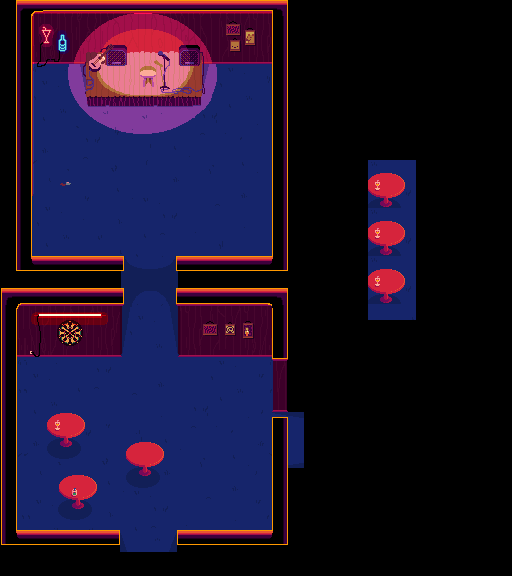

A 2D game scene composited from a Tiled map and its tileset images. What follows is a short description and the map's XML, with every tile layer's data as written:
An orthogonal 32x36 tile map with 16x16 px tiles, 2 tile layers (patrones, pared) and 22 objects.

<map version="1.4" tiledversion="1.4.1" orientation="orthogonal" renderorder="right-down" width="32" height="36" tilewidth="16" tileheight="16" infinite="0" nextlayerid="8" nextobjectid="72">
 <tileset firstgid="1" source="fondo.tsx" />
 <layer id="1" name="patrones" width="32" height="36">
  <data encoding="csv">
2,0,0,0,0,0,0,0,0,0,0,0,0,0,0,0,0,0,20,0,0,0,0,0,0,0,0,0,0,0,0,0,
23,0,0,0,0,0,0,0,0,0,0,0,0,0,0,0,0,0,41,0,0,0,0,0,0,0,0,0,0,0,0,0,
44,0,0,0,0,0,0,0,0,0,0,0,0,0,0,0,0,0,62,0,0,0,0,0,0,0,0,0,0,0,0,0,
65,0,0,0,0,0,0,0,0,0,0,0,0,0,0,0,0,0,83,0,0,0,0,0,0,0,0,0,0,0,0,0,
86,0,88,89,90,91,92,93,94,95,96,97,98,99,100,101,102,0,104,0,0,0,0,0,0,0,0,0,0,0,0,0,
107,0,109,110,111,112,113,114,115,116,117,118,119,120,121,122,123,0,125,0,0,0,0,0,0,0,0,0,0,0,0,0,
128,0,130,131,132,133,134,135,136,137,138,139,140,141,142,143,144,0,146,0,0,0,0,0,0,0,0,0,0,0,0,0,
149,0,151,152,153,154,155,156,157,158,159,160,161,162,163,164,165,0,167,0,0,0,0,0,0,0,0,0,0,0,0,0,
170,0,172,173,174,175,176,177,178,179,180,181,182,183,184,185,186,0,0,0,0,0,0,0,0,0,0,0,0,0,0,0,
191,0,193,194,195,196,197,198,199,200,201,202,203,204,205,206,207,0,0,0,0,0,0,0,0,0,0,0,0,0,0,0,
212,0,214,215,216,217,218,219,220,221,222,223,224,225,226,227,228,0,0,0,0,0,0,530,531,532,0,0,0,0,0,0,
233,0,235,236,237,238,239,240,241,242,243,244,245,246,247,248,249,0,251,0,0,0,0,551,552,553,0,0,0,0,0,0,
254,0,256,257,258,259,260,261,262,263,264,265,266,267,268,269,270,0,272,0,0,0,0,572,573,574,0,0,0,0,0,0,
275,0,277,278,279,280,281,282,283,284,285,286,287,288,289,290,291,0,293,0,0,0,0,530,531,532,0,0,0,0,0,0,
296,0,298,299,300,301,302,303,304,305,306,307,308,309,310,311,312,0,314,0,0,0,0,551,552,553,0,0,0,0,0,0,
317,0,319,320,321,322,323,324,325,326,327,328,329,330,331,332,333,0,335,0,0,0,0,572,573,574,0,0,0,0,0,0,
338,0,0,0,0,0,0,0,346,347,348,0,0,0,0,0,0,0,356,0,0,0,0,530,531,532,0,0,0,0,0,0,
359,360,361,362,363,364,365,366,367,368,369,370,371,372,373,374,375,376,377,0,0,0,0,551,552,553,0,0,0,0,0,0,
0,0,0,0,0,0,0,0,388,389,390,0,0,0,0,0,0,0,398,0,0,0,0,572,573,574,0,0,0,0,0,0,
0,0,0,0,0,0,0,0,409,410,411,0,0,0,0,0,0,0,419,0,0,0,0,517,518,519,0,0,0,0,0,0,
0,0,0,0,0,0,0,0,430,431,432,0,0,0,0,0,0,0,440,0,0,0,0,0,0,0,0,0,0,0,0,0,
0,0,0,0,0,0,0,0,451,452,453,0,0,0,0,0,0,0,461,0,0,0,0,0,0,0,0,0,0,0,0,0,
0,465,466,467,468,469,470,471,472,473,474,475,476,477,478,479,480,0,482,0,0,0,0,0,0,0,0,0,0,0,0,0,
0,486,487,488,489,490,491,492,493,494,495,496,497,498,499,500,501,0,503,0,0,0,0,0,0,0,0,0,0,0,0,0,
0,507,508,509,510,511,512,513,514,515,516,517,518,519,520,521,522,0,524,0,0,0,0,0,0,0,0,0,0,0,0,0,
0,528,529,530,531,532,533,534,535,536,537,538,539,540,541,542,543,0,545,0,0,0,0,0,0,0,0,0,0,0,0,0,
0,549,550,551,552,553,554,555,556,557,558,559,560,561,562,563,564,0,566,0,0,0,0,0,0,0,0,0,0,0,0,0,
0,570,571,572,573,574,575,576,577,578,579,580,581,582,583,584,585,0,587,0,0,0,0,0,0,0,0,0,0,0,0,0,
0,591,592,593,594,595,596,597,598,599,600,601,602,603,604,605,606,0,608,0,0,0,0,0,0,0,0,0,0,0,0,0,
0,612,613,614,615,616,617,618,619,620,621,622,623,624,625,626,627,0,629,0,0,0,0,0,0,0,0,0,0,0,0,0,
0,633,634,635,636,637,638,639,640,641,642,643,644,645,646,647,648,0,650,0,0,0,0,0,0,0,0,0,0,0,0,0,
0,654,655,656,657,658,659,660,661,662,663,664,665,666,667,668,669,0,671,0,0,0,0,0,0,0,0,0,0,0,0,0,
0,675,676,677,678,679,680,681,682,683,684,685,686,687,688,689,690,0,692,0,0,0,0,0,0,0,0,0,0,0,0,0,
0,0,0,0,0,0,0,702,703,704,705,0,0,0,0,0,0,0,713,0,0,0,0,0,0,0,0,0,0,0,0,0,
716,717,718,719,720,721,722,723,724,725,726,727,728,729,730,731,732,733,734,0,0,0,0,0,0,0,0,0,0,0,0,0,
0,0,0,0,0,0,0,0,0,0,0,0,0,0,0,0,0,0,0,0,0,0,0,0,0,0,0,0,0,0,0,0
</data>
 </layer>
 <layer id="7" name="pared" width="32" height="36">
  <data encoding="csv">
0,3,4,5,6,7,8,9,10,11,12,13,14,15,16,17,18,19,0,0,0,0,0,0,0,0,0,0,0,0,0,0,
0,24,25,26,27,28,29,30,31,32,33,34,35,36,37,38,39,40,0,0,0,0,0,0,0,0,0,0,0,0,0,0,
0,45,46,47,48,49,50,51,52,53,54,55,56,57,58,59,60,61,0,0,0,0,0,0,0,0,0,0,0,0,0,0,
0,66,67,68,69,70,71,72,73,74,75,76,77,78,79,80,81,82,0,0,0,0,0,0,0,0,0,0,0,0,0,0,
0,87,0,0,0,0,0,0,0,0,0,0,0,0,0,0,0,103,0,0,0,0,0,0,0,0,0,0,0,0,0,0,
0,108,0,0,0,0,0,0,0,0,0,0,0,0,0,0,0,124,0,0,0,0,0,0,0,0,0,0,0,0,0,0,
0,129,0,0,0,0,0,0,0,0,0,0,0,0,0,0,0,145,0,0,0,0,0,0,0,0,0,0,0,0,0,0,
0,150,0,0,0,0,0,0,0,0,0,0,0,0,0,0,0,166,0,0,0,0,0,0,0,0,0,0,0,0,0,0,
0,171,0,0,0,0,0,0,0,0,0,0,0,0,0,0,0,187,0,0,0,0,0,0,0,0,0,0,0,0,0,0,
0,192,0,0,0,0,0,0,0,0,0,0,0,0,0,0,0,208,0,0,0,0,0,0,0,0,0,0,0,0,0,0,
0,213,0,0,0,0,0,0,0,0,0,0,0,0,0,0,0,229,0,0,0,0,0,0,0,0,0,0,0,0,0,0,
0,234,0,0,0,0,0,0,0,0,0,0,0,0,0,0,0,250,0,0,0,0,0,0,0,0,0,0,0,0,0,0,
0,255,0,0,0,0,0,0,0,0,0,0,0,0,0,0,0,271,0,0,0,0,0,0,0,0,0,0,0,0,0,0,
0,276,0,0,0,0,0,0,0,0,0,0,0,0,0,0,0,292,0,0,0,0,0,0,0,0,0,0,0,0,0,0,
0,297,0,0,0,0,0,0,0,0,0,0,0,0,0,0,0,313,0,0,0,0,0,0,0,0,0,0,0,0,0,0,
0,318,0,0,0,0,0,0,0,0,0,0,0,0,0,0,0,334,0,0,0,0,0,0,0,0,0,0,0,0,0,0,
0,339,340,341,342,343,344,345,0,0,0,349,350,351,352,353,354,355,0,0,0,0,0,0,0,0,0,0,0,0,0,0,
0,0,0,0,0,0,0,0,0,0,0,0,0,0,0,0,0,0,0,0,0,0,0,0,0,0,0,0,0,0,0,0,
380,381,382,383,384,385,386,387,0,0,0,391,392,393,394,395,396,397,0,0,0,0,0,0,0,0,0,0,0,0,0,0,
401,402,403,404,405,406,407,408,0,0,0,412,413,414,415,416,417,418,0,0,0,0,0,0,0,0,0,0,0,0,0,0,
422,423,424,425,426,427,428,429,0,0,0,433,434,435,436,437,438,439,0,0,0,0,0,0,0,0,0,0,0,0,0,0,
443,444,445,446,447,448,449,450,0,0,0,454,455,456,457,458,459,460,0,0,0,0,0,0,0,0,0,0,0,0,0,0,
464,0,0,0,0,0,0,0,0,0,0,0,0,0,0,0,0,481,0,0,0,0,0,0,0,0,0,0,0,0,0,0,
485,0,0,0,0,0,0,0,0,0,0,0,0,0,0,0,0,502,0,0,0,0,0,0,0,0,0,0,0,0,0,0,
506,0,0,0,0,0,0,0,0,0,0,0,0,0,0,0,0,523,0,0,0,0,0,0,0,0,0,0,0,0,0,0,
527,0,0,0,0,0,0,0,0,0,0,0,0,0,0,0,0,544,0,0,0,0,0,0,0,0,0,0,0,0,0,0,
548,0,0,0,0,0,0,0,0,0,0,0,0,0,0,0,0,565,0,0,0,0,0,0,0,0,0,0,0,0,0,0,
569,0,0,0,0,0,0,0,0,0,0,0,0,0,0,0,0,586,0,0,0,0,0,0,0,0,0,0,0,0,0,0,
590,0,0,0,0,0,0,0,0,0,0,0,0,0,0,0,0,607,0,0,0,0,0,0,0,0,0,0,0,0,0,0,
611,0,0,0,0,0,0,0,0,0,0,0,0,0,0,0,0,628,0,0,0,0,0,0,0,0,0,0,0,0,0,0,
632,0,0,0,0,0,0,0,0,0,0,0,0,0,0,0,0,649,0,0,0,0,0,0,0,0,0,0,0,0,0,0,
653,0,0,0,0,0,0,0,0,0,0,0,0,0,0,0,0,670,0,0,0,0,0,0,0,0,0,0,0,0,0,0,
674,0,0,0,0,0,0,0,0,0,0,0,0,0,0,0,0,691,0,0,0,0,0,0,0,0,0,0,0,0,0,0,
695,696,697,698,699,700,701,0,0,0,0,706,707,708,709,710,711,712,0,0,0,0,0,0,0,0,0,0,0,0,0,0,
0,0,0,0,0,0,0,0,0,0,0,0,0,0,0,0,0,0,0,0,0,0,0,0,0,0,0,0,0,0,0,0,
0,0,0,0,0,0,0,0,0,0,0,0,0,0,0,0,0,0,0,0,0,0,0,0,0,0,0,0,0,0,0,0
</data>
 </layer>
 <objectgroup id="2" name="pared">
  <object id="28" x="16" y="0" width="16" height="272" />
  <object id="31" x="272" y="0" width="16" height="272" />
  <object id="33" x="32" y="0" width="240" height="64" />
  <object id="34" x="32" y="256" width="91.5" height="16" />
  <object id="35" x="176" y="256" width="95.5" height="16" />
  <object id="36" x="16" y="288" width="107.5" height="68" />
  <object id="37" x="176" y="288" width="96" height="68" />
  <object id="38" x="0" y="301.241" width="17.3333" height="242.017" />
  <object id="39" x="272.281" y="288" width="15.4375" height="123.5" />
  <object id="40" x="272" y="464" width="16" height="80" />
  <object id="41" x="16" y="530" width="103.5" height="14" />
  <object id="42" x="177.274" y="529.667" width="94.619" height="14.3333" />
  <object id="45" x="288" y="400" width="16" height="80" />
  <object id="46" x="112" y="544" width="80" height="16" />
  <object id="63" x="352" y="144" width="16" height="192" />
  <object id="64" x="368" y="320" width="48" height="16" />
  <object id="65" x="416" y="144" width="16" height="192" />
  <object id="66" x="368" y="144" width="48" height="16" />
 </objectgroup>
 <objectgroup id="3" name="escenario">
  <object id="44" x="86" y="48" width="115.625" height="58.125" />
 </objectgroup>
 <objectgroup id="6" name="objetos custom" />
 <objectgroup id="5" name="zona">
  <object id="47" x="16.4999" y="355.584" width="256" height="173.667" />
  <object id="48" x="32" y="64" width="240" height="192" />
  <object id="57" x="366.667" y="156" width="50" height="171.333" />
 </objectgroup>
</map>
